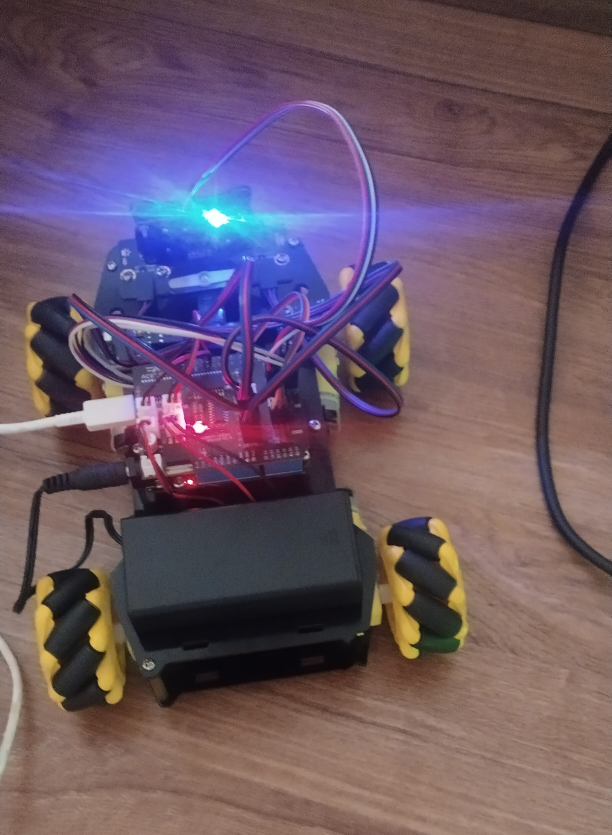
#> input picture smartcar-img.jpg, 1836 x 2504 px, given in place of the camera (shown at 1/3 size)
$ python laptop_blue_tracker.py
#> lines starting #> are read from the running program, lines starting #| are printed output that depends on the picture; after the words box and inside, x2 and y2 are one past the last pixel; in counts of white or black regions, pixels touching at a corner belong together
import argparse
import time

import cv2
import numpy as np


WINDOW_NAME = "blue tracker"
MASK_WINDOW_NAME = "blue mask"
TUNER_WINDOW_NAME = "HSV tuner"


def parse_args():
    parser = argparse.ArgumentParser(description="Laptop-side blue target tracker.")
    parser.add_argument("--camera", type=int, default=0, help="OpenCV camera index.")
    parser.add_argument("--min-area", type=int, default=800, help="Minimum contour area.")
    parser.add_argument("--show-mask", action="store_true", help="Show the threshold mask.")
    parser.add_argument("--tune", action="store_true", help="Show HSV threshold trackbars.")
    return parser.parse_args()


def nothing(_):
    pass


def create_tuner():
    cv2.namedWindow(TUNER_WINDOW_NAME)
    cv2.createTrackbar("H low", TUNER_WINDOW_NAME, 95, 179, nothing)
    cv2.createTrackbar("H high", TUNER_WINDOW_NAME, 130, 179, nothing)
    cv2.createTrackbar("S low", TUNER_WINDOW_NAME, 70, 255, nothing)
    cv2.createTrackbar("S high", TUNER_WINDOW_NAME, 255, 255, nothing)
    cv2.createTrackbar("V low", TUNER_WINDOW_NAME, 45, 255, nothing)
    cv2.createTrackbar("V high", TUNER_WINDOW_NAME, 255, 255, nothing)


def get_tuned_bounds():
    h_low = cv2.getTrackbarPos("H low", TUNER_WINDOW_NAME)
    h_high = cv2.getTrackbarPos("H high", TUNER_WINDOW_NAME)
    s_low = cv2.getTrackbarPos("S low", TUNER_WINDOW_NAME)
    s_high = cv2.getTrackbarPos("S high", TUNER_WINDOW_NAME)
    v_low = cv2.getTrackbarPos("V low", TUNER_WINDOW_NAME)
    v_high = cv2.getTrackbarPos("V high", TUNER_WINDOW_NAME)
    return np.array([h_low, s_low, v_low]), np.array([h_high, s_high, v_high])


def make_blue_mask(frame, tune=False):
    hsv = cv2.cvtColor(frame, cv2.COLOR_BGR2HSV)

    if tune:
        lower_blue, upper_blue = get_tuned_bounds()
    else:
        # Narrower defaults than the first prototype to reduce room false positives.
        lower_blue = np.array([95, 70, 45])
        upper_blue = np.array([130, 255, 255])

    mask = cv2.inRange(hsv, lower_blue, upper_blue)
    kernel = np.ones((5, 5), np.uint8)
    mask = cv2.morphologyEx(mask, cv2.MORPH_OPEN, kernel)
    mask = cv2.morphologyEx(mask, cv2.MORPH_CLOSE, kernel)
    return mask


def find_best_target(mask, min_area):
    contours, _ = cv2.findContours(mask, cv2.RETR_EXTERNAL, cv2.CHAIN_APPROX_SIMPLE)

    best = None
    best_area = 0

    for contour in contours:
        area = cv2.contourArea(contour)
        if area < min_area or area < best_area:
            continue

        x, y, w, h = cv2.boundingRect(contour)
        if w == 0 or h == 0:
            continue

        aspect = w / h
        if aspect < 0.25 or aspect > 4.0:
            continue

        frame_area = mask.shape[0] * mask.shape[1]
        if area / frame_area > 0.35:
            continue

        best = (x, y, w, h, area)
        best_area = area

    return best


def draw_target(frame, target):
    x, y, w, h, area = target
    cx = x + w // 2
    cy = y + h // 2

    cv2.rectangle(frame, (x, y), (x + w, y + h), (0, 255, 0), 2)
    cv2.circle(frame, (cx, cy), 5, (0, 0, 255), -1)
    cv2.putText(
        frame,
        f"blue target cx={cx} cy={cy} area={int(area)}",
        (10, 30),
        cv2.FONT_HERSHEY_SIMPLEX,
        0.7,
        (0, 255, 0),
        2,
    )
    return cx, cy


def main():
    args = parse_args()
    cap = cv2.VideoCapture(args.camera)

    if not cap.isOpened():
        raise SystemExit(f"Could not open camera index {args.camera}")

    last_print = 0

    print("Laptop blue tracker started.")
    print("Press q to quit. Press p to print current HSV values when using --tune.")

    if args.tune:
        create_tuner()

    while True:
        ok, frame = cap.read()
#> frame is the input picture: shape (2504, 1836, 3); mean B, G, R 100.9, 87.3, 108.1
        if not ok:
            print("Camera frame read failed.")
            break

        mask = make_blue_mask(frame, tune=args.tune)
#> in make_blue_mask, `hsv = cv2.cvtColor(frame, cv2.COLOR_BGR2HSV)`: hsv: shape (2504, 1836, 3); mean H, S, V 78.2, 86.5, 123.2
#> in make_blue_mask, `mask = cv2.inRange(hsv, lower_blue, upper_blue)`:
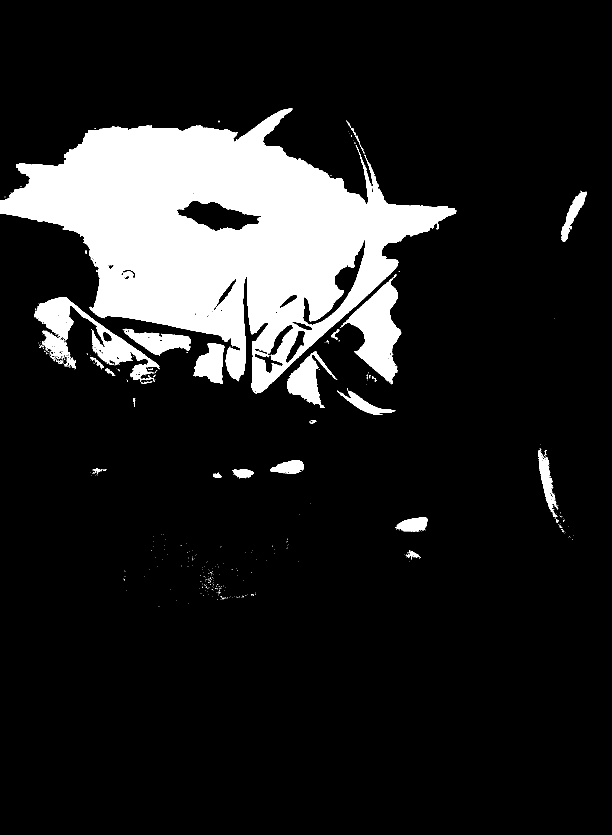
#> mask: shape (2504, 1836) (shown at 1/3 size); 13.5% white; 577 white regions (534 under 20 px), largest, box (x1, y1, x2, y2) and area: (0, 326, 1370, 1180) 527005, (1024, 824, 1204, 1153) 25454, (102, 891, 478, 1140) 20296
#> in make_blue_mask, `mask = cv2.morphologyEx(mask, cv2.MORPH_OPEN, kernel)`:
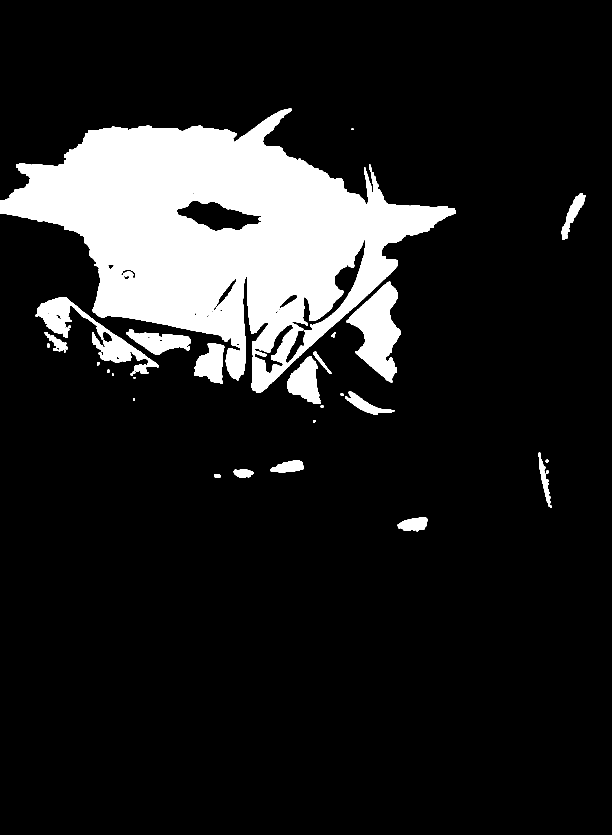
#> mask: shape (2504, 1836) (shown at 1/3 size); 13.3% white; 36 white regions, largest, box (x1, y1, x2, y2) and area: (0, 326, 1368, 1179) 525685, (1040, 845, 1203, 1148) 25053, (107, 892, 476, 1121) 18249
#> in make_blue_mask, `mask = cv2.morphologyEx(mask, cv2.MORPH_CLOSE, kernel)`: mask: shape (2504, 1836); 13.3% white; 27 white regions
        target = find_best_target(mask, args.min_area)
#> in find_best_target, `contours, _ = cv2.findContours(mask, cv2.RETR_EXTERNAL, cv2.CHAIN_APPR..`: contours = 27 contours, 2 with area under 20; largest, box (x1, y1, x2, y2) and area: (0, 326, 1368, 1179) 555067, (1040, 845, 1203, 1148) 24705, (107, 892, 476, 1126) 18794, (862, 1069, 961, 1212) 8484, (379, 988, 572, 1065) 7590
#> the loop in find_best_target, `for contour in contours:` made 27 passes
#> area on passes 2, 3, 4, 5, 6, 7, 10, 13, 14, 15, 17, 18: 141.5, 1045, 2371, 48.5, 1854, 42, 50.5, 28, 39, 51.5, 595, 69.5
#> (area, x, y, w, h, aspect, best, best_area) on passes 1, 11, 16, 23, 24, 27: (2605, 1193, 1553, 89, 41, 2.17, (1193, 1553, 89, 41, 2605), 2605), (2967.5, 1035, 1174, 148, 70, 2.11, (1035, 1174, 148, 70, 2967.5), 2967.5), (8484, 862, 1069, 99, 143, 0.692, (862, 1069, 99, 143, 8484), 8484), (18793.5, 107, 892, 369, 234, 1.58, (107, 892, 369, 234, 18793.5), 18793.5), (24705, 1040, 845, 163, 303, 0.538, (1040, 845, 163, 303, 24705), 24705), (555067, 0, 326, 1368, 853, 1.6, (0, 326, 1368, 853, 555067), 555067)
#> target = (0, 326, 1368, 853, 555067)

        if target:
            cx, cy = draw_target(frame, target)
#> in draw_target, `x, y, w, h, area = target`: x = 0; y = 326; w = 1368; h = 853; area = 555067
#> in draw_target, `cx = x + w // 2`: cx = 684
#> in draw_target, `cy = y + h // 2`: cy = 752
#> cx = 684; cy = 752
            now = time.time()
            if now - last_print > 0.25:
                print(f"target cx={cx} cy={cy} box={target[:4]} area={int(target[4])}")
#| target cx=684 cy=752 box=(0, 326, 1368, 853) area=555067
                last_print = now
        else:
            cv2.putText(
                frame,
                "no blue target",
                (10, 30),
                cv2.FONT_HERSHEY_SIMPLEX,
                0.7,
                (0, 0, 255),
                2,
            )

        cv2.imshow(WINDOW_NAME, frame)
        if args.show_mask:
            cv2.imshow(MASK_WINDOW_NAME, mask)

        key = cv2.waitKey(1) & 0xFF
#> (key q is pressed here)
        if key == ord("p") and args.tune:
            lower, upper = get_tuned_bounds()
            print(f"lower_blue = np.array({lower.tolist()})")
            print(f"upper_blue = np.array({upper.tolist()})")

        if key == ord("q"):
            break

    cap.release()
    cv2.destroyAllWindows()


if __name__ == "__main__":
    main()
